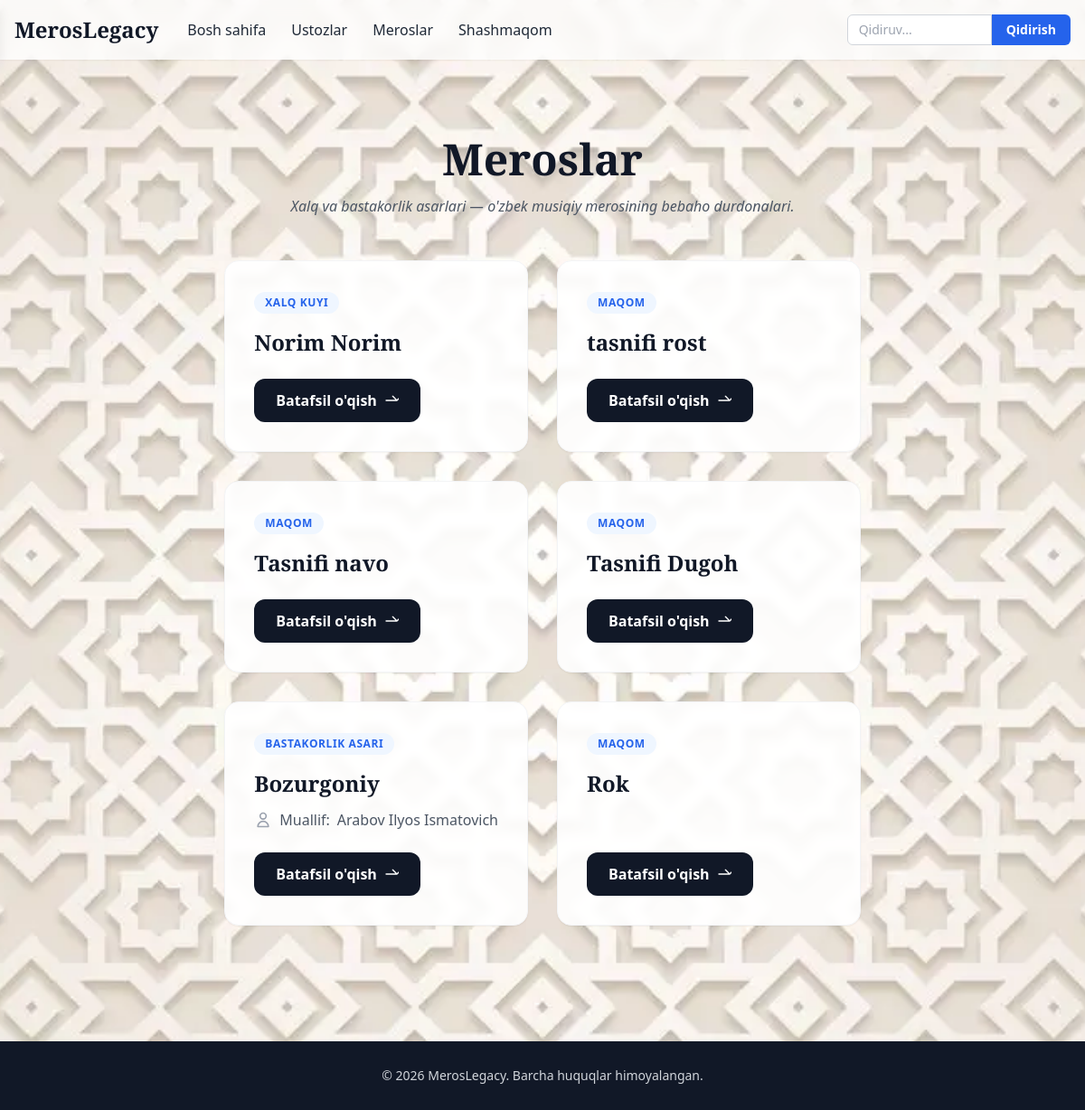
/meros/, run on the app's committed database.
### index/models.py (models this page shows, shortened)
class Meros(models.Model):
    RESOURCE_TYPES = [
        ('asar', 'Xalq kuyi'),
        ('composition', 'Bastakorlik asari'),
    ]
    title = models.CharField(max_length=255, verbose_name="Nom")
    teacher = models.ForeignKey(
        Teacher, on_delete=models.SET_NULL, null=True, blank=True, related_name='meroslar',
        verbose_name="Muallif (agar bo‘lsa)"
    )
    resource_type = models.CharField(max_length=20, choices=RESOURCE_TYPES, verbose_name="Turi")
    notes_file = models.FileField(upload_to='meros/notes/', blank=True, null=True, verbose_name="Nota fayli (PDF)")
    lyrics = models.TextField(blank=True, null=True, verbose_name="Matni / Tavsifi")
    youtube_link = models.URLField(blank=True, null=True, verbose_name="YouTube havolasi")
    created_at = models.DateTimeField(auto_now_add=True)
    slug = models.SlugField(unique=True, blank=True)
    class Meta:
        verbose_name = "Meros"
        verbose_name_plural = "Meroslar"
        ordering = ['-created_at']
    def get_absolute_url(self):
        return reverse("meros_detail", kwargs={'slug': self.slug})

class Teacher(models.Model):
    full_name = models.CharField(max_length=255, verbose_name="To'liq ismi")
    photo = models.ImageField(upload_to='teachers/photos/', blank=True, null=True, verbose_name='Foto')
    birth_date = models.DateField(blank=True, null=True, verbose_name="Tug'ilgan sanasi")
    death_date = models.DateField(blank=True, null=True, verbose_name="Vafot etgan sanasi")
    birth_place = models.CharField(max_length=255, verbose_name="Tug'ilgan joyi")
    profession = models.CharField(max_length=255, verbose_name="Kasbi / Cholg'u asbobi")
    biography = models.TextField(verbose_name="Biografiyasi")
    achievements = models.TextField(verbose_name="Yutuqlari", blank=True, null=True)
    slug = models.SlugField(unique=True, blank=True)
    created_at = models.DateTimeField(auto_now_add=True)
    updated_at = models.DateTimeField(auto_now=True)
    class Meta:
        verbose_name = "O'qituvchi"
        verbose_name_plural = "O'qituvchilar"
        ordering = ['full_name']

### index/views.py (the view)
# urls.py: path('meros/', views.meros_list, name='meros_list'),
def meros_list(request):
    meroslar = Meros.objects.all()
    return render(request, 'meros_list.html', {'meroslar': meroslar})

### index/templates/meros_list.html (shortened to what this page needs)
{% extends 'base.html' %}
{% load static %}
{% block content %}
<div class="max-w-6xl mx-auto px-4 py-10 md:py-16">
    <div class="text-center mb-12">
        <h1 class="font-playfair text-3xl md:text-4xl lg:text-5xl font-bold text-gray-900 mb-4">
            Meroslar
        </h1>
        <p class="text-gray-600 max-w-2xl mx-auto italic">
            Xalq va bastakorlik asarlari — o'zbek musiqiy merosining bebaho durdonalari.
        </p>
    </div>
    <div class="grid grid-cols-1 md:grid-cols-2 gap-6 lg:gap-8">
        {% for meros in meroslar %}
            <div class="bg-white/90 backdrop-blur-sm rounded-2xl shadow-sm border border-gray-100 p-6 md:p-8 hover:shadow-lg transition-all duration-300 flex flex-col justify-between group">
                <div>
                    <span class="inline-block px-3 py-1 rounded-full bg-blue-50 text-blue-600 text-xs font-bold uppercase tracking-wider mb-4">
                        {{ meros.get_resource_type_display }}
                    </span>
                    <h2 class="font-playfair text-2xl font-bold text-gray-900 mb-3 group-hover:text-blue-600 transition">
                        <a href="{{ meros.get_absolute_url }}">{{ meros.title }}</a>
                    </h2>
                    <div class="space-y-2 mb-6">
                        {% if meros.teacher %}
                        <p class="flex items-center text-gray-600">
                            <svg class="w-5 h-5 mr-2 text-gray-400" fill="none" stroke="currentColor" viewBox="0 0 24 24">
                                <path stroke-linecap="round" stroke-linejoin="round" stroke-width="2" d="M16 7a4 4 0 11-8 0 4 4 0 018 0zM12 14a7 7 0 00-7 7h14a7 7 0 00-7-7z"/>
                            </svg>
                            <span class="font-medium">Muallif:</span>
                            <span class="ml-2">{{ meros.teacher.full_name }}</span>
                        </p>
                        {% endif %}
                    </div>
                </div>
                <div class="mt-auto">
                    <a href="{{ meros.get_absolute_url }}" class="inline-flex items-center justify-center w-full md:w-auto px-6 py-3 bg-gray-900 text-white font-semibold rounded-xl hover:bg-blue-600 transition-colors duration-300">
                        Batafsil o'qish
                        <svg class="w-4 h-4 ml-2 group-hover:translate-x-1 transition-transform" fill="none" stroke="currentColor" viewBox="0 0 24 24">
                            <path stroke-linecap="round" stroke-linejoin="round" stroke-width="2" d="M14 5l7 7m0 0l7-7m-7 7H3"/>
                        </svg>
                    </a>
                </div>
            </div>
        {% empty %}
            <div class="col-span-full text-center py-20 bg-white/60 backdrop-blur rounded-3xl border-2 border-dashed border-gray-200">
                <p class="text-gray-500 text-xl font-playfair">Hozircha meroslar mavjud emas.</p>
            </div>
        {% endfor %}
    </div>
</div>
{% endblock %}

### index/templates/base.html (style rules this page uses)
html { font-family: 'Open Sans', sans-serif; }
.font-playfair { font-family: 'Playfair Display', serif; }

### data on the page
Meros: resource_type "XALQ KUYI", title "Norim Norim"
Meros: resource_type "MAQOM", title "tasnifi rost"
Meros: resource_type "MAQOM", title "Tasnifi navo"
Meros: resource_type "MAQOM", title "Tasnifi Dugoh"
Meros: resource_type "BASTAKORLIK ASARI", title "Bozurgoniy", teacher.full_name "Arabov Ilyos Ismatovich"
Meros: resource_type "MAQOM", title "Rok"
